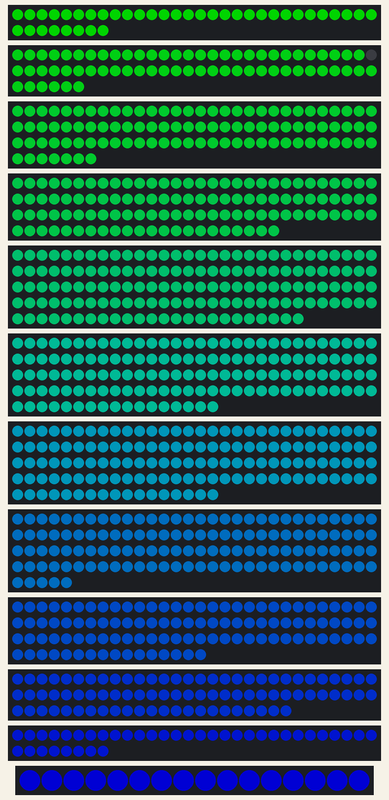
Recording of a sketch running on a simulated Arduino Mega 2560, built with avr-gcc and run on an emulated ATmega2560. Parts: 2 × 38 RGB LEDs in strip order, left to right, continuing on the next row, 66 RGB LEDs in strip order, left to right, continuing on the next row, 97 RGB LEDs in strip order, left to right, continuing on the next row, 112 RGB LEDs in strip order, left to right, continuing on the next row, 144 RGB LEDs in strip order, left to right, continuing on the next row, 2 × 137 RGB LEDs in strip order, left to right, continuing on the next row, 125 RGB LEDs in strip order, left to right, continuing on the next row, 106 RGB LEDs in strip order, left to right, continuing on the next row, 83 RGB LEDs in strip order, left to right, continuing on the next row, 16 RGB LEDs in strip order, left to right. Dim RGB values are drawn brighter than linear.

Above: at 0.9 s.
At 3.7 s:
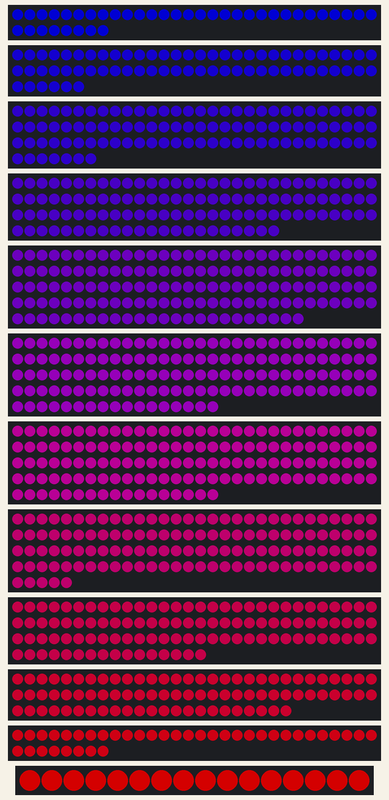
At 6.4 s:
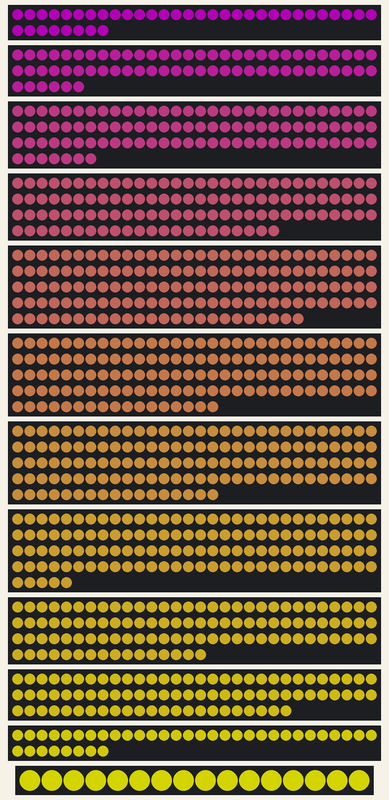
At 13.4 s:
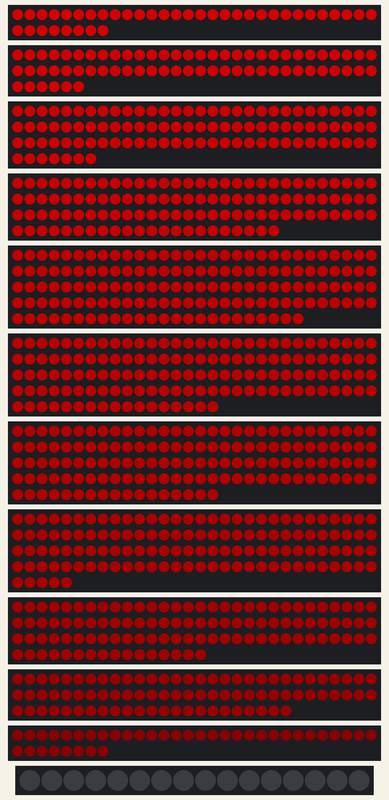
At 19.0 s:
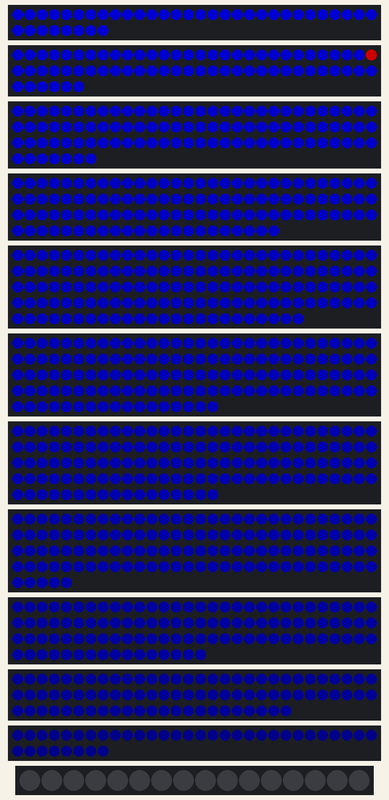
At 37.1 s:
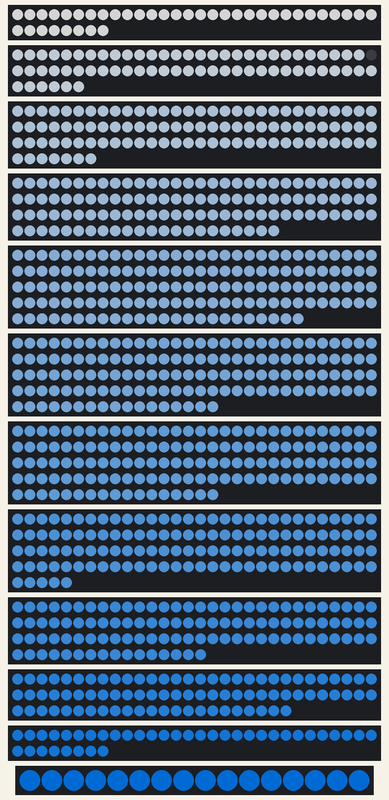

Measured:
- what the display in image 0 shows lasts 2.1 s, from 0.8 s to 2.9 s

The sketch:

assignShape.ino
```cpp
#include <Adafruit_NeoPixel.h>
#ifdef __AVR__
  #include <avr/power.h>
#endif

Adafruit_NeoPixel layer0 = Adafruit_NeoPixel(38, 2);
Adafruit_NeoPixel layer1 = Adafruit_NeoPixel(66, 3);
Adafruit_NeoPixel layer2 = Adafruit_NeoPixel(97, 4);
Adafruit_NeoPixel layer3 = Adafruit_NeoPixel(112, 5);
Adafruit_NeoPixel layer4 = Adafruit_NeoPixel(144, 6);
Adafruit_NeoPixel layer5 = Adafruit_NeoPixel(137, 7);
Adafruit_NeoPixel layer6 = Adafruit_NeoPixel(137, 8);
Adafruit_NeoPixel layer7 = Adafruit_NeoPixel(125, 9);
Adafruit_NeoPixel layer8 = Adafruit_NeoPixel(106, 10);
Adafruit_NeoPixel layer9 = Adafruit_NeoPixel(83, 11);
Adafruit_NeoPixel layer10 = Adafruit_NeoPixel(38, 12);
Adafruit_NeoPixel layer11 = Adafruit_NeoPixel(16, 13);
Adafruit_NeoPixel c = Adafruit_NeoPixel(1,0);

float r1, r2, g1, g2, b1, b2;
float rSlope, gSlope, bSlope;
uint32_t curColor;

void setup()
{
  uint8_t  brightness = 128;

  layer0.begin();
  layer0.setBrightness(brightness);
  layer0.show();

  layer1.begin();
  layer1.setBrightness(brightness);
  layer1.show();

  layer2.begin();
  layer2.setBrightness(brightness);
  layer2.show();

  layer3.begin();
  layer3.setBrightness(brightness);
  layer3.show();

  layer4.begin();
  layer4.setBrightness(brightness);
  layer4.show();

  layer5.begin();
  layer5.setBrightness(brightness);
  layer5.show();

  layer6.begin();
  layer6.setBrightness(brightness);
  layer6.show();

  layer7.begin();
  layer7.setBrightness(brightness);
  layer7.show();

  layer8.begin();
  layer8.setBrightness(brightness);
  layer8.show();

  layer9.begin();
  layer9.setBrightness(brightness);
  layer9.show();

  layer10.begin();
  layer10.setBrightness(brightness);
  layer10.show();

  layer11.begin();
  layer11.setBrightness(brightness);
  layer11.show();

}

void loop() {

  uint32_t exDelay = 2000;

  chickenEx(40, c.Color(0, 0, 255), c.Color(0, 255, 0));
  delay(exDelay);
  wraithEx(40, c.Color(255, 0, 0), c.Color(0, 0, 255));
  delay(exDelay);
  wraithEx(40, c.Color(255, 255, 0), c.Color(128, 0, 128));
  delay(exDelay);
  singleColorExpand(c.Color(0, 0, 0));
  delay(500);
  chickenEx(40, c.Color(0, 128, 255), c.Color(255, 255, 255));
  delay(exDelay);
  wraithEx(40, c.Color(0, 0, 0), c.Color(255, 0, 0));
  delay(exDelay);
  chickenEx(40, c.Color(0, 255, 255), c.Color(255, 0, 255));
  delay(exDelay);
  chickenEx(40, c.Color(0, 0, 0), c.Color(0, 0, 255));
  delay(exDelay);
  wraithEx(40, c.Color(255, 70, 0), c.Color(0, 255, 213));
  delay(exDelay);
  singleColorExpand(c.Color(255, 255, 255));
  delay(exDelay);
}


void chickenEx(uint8_t exDelay, uint32_t exColor1, uint32_t exColor2)
{
  calcComp(exColor1, exColor2);
  calcSlopes(11);

  assignShape(10, 1, c.Color(r1+rSlope, g1+gSlope, b1+bSlope));
  showLayer(10);
  delay(exDelay);
  assignShape(9, 1, c.Color(r1+rSlope*2, g1+gSlope*2, b1+bSlope*2));
  showLayer(9);
  delay(exDelay);
  assignShape(8, 0, c.Color(r1+rSlope*3, g1+gSlope*3, b1+bSlope*3));
  layer8.show();
  delay(exDelay);
  assignShape(7, 0, c.Color(r1+rSlope*4, g1+gSlope*4, b1+bSlope*4));
  showLayer(7);
  delay(exDelay);
  assignShape(6, 0, c.Color(r1+rSlope*5, g1+gSlope*5, b1+bSlope*5));
  showLayer(6);
  delay(exDelay);
  assignShape(6, 1, c.Color(r1+rSlope*5, g1+gSlope*5, b1+bSlope*5));
  assignShape(5, 2, c.Color(r1+rSlope*6, g1+gSlope*6, b1+bSlope*6));
  showLayer(6);
  showLayer(5);
  delay(exDelay);
  assignShape(5, 3, c.Color(r1+rSlope*6, g1+gSlope*6, b1+bSlope*6));
  assignShape(4, 0, c.Color(r1+rSlope*7, g1+gSlope*7, b1+bSlope*7));
  assignShape(7, 1, c.Color(r1+rSlope*4, g1+gSlope*4, b1+bSlope*4));
  showLayer(5);
  showLayer(4);
  showLayer(7);
  delay(exDelay);
  assignShape(3, 0, c.Color(r1+rSlope*8, g1+gSlope*8, b1+bSlope*8));
  assignShape(4, 1, c.Color(r1+rSlope*7, g1+gSlope*7, b1+bSlope*7));
  assignShape(8, 1, c.Color(r1+rSlope*3, g1+gSlope*3, b1+bSlope*3));
  showLayer(3);
  showLayer(4);
  showLayer(8);
  delay(exDelay);
  assignShape(9, 2, c.Color(r1+rSlope*2, g1+gSlope*2, b1+bSlope*2));
  assignShape(4, 2, c.Color(r1+rSlope*7, g1+gSlope*7, b1+bSlope*7));
  assignShape(2, 0, c.Color(r1+rSlope*9, g1+gSlope*9, b1+bSlope*9));
  assignShape(2, 1, c.Color(r1+rSlope*9, g1+gSlope*9, b1+bSlope*9));
  showLayer(9);
  showLayer(4);
  showLayer(2);
  delay(exDelay);
  assignShape(5, 0, c.Color(r1+rSlope*6, g1+gSlope*6, b1+bSlope*6));
  assignShape(5, 1, c.Color(r1+rSlope*6, g1+gSlope*6, b1+bSlope*6));
  assignShape(1, 0, c.Color(r1+rSlope*10, g1+gSlope*10, b1+bSlope*10));
  assignShape(1, 1, c.Color(r1+rSlope*10, g1+gSlope*10, b1+bSlope*10));
  showLayer(1);
  showLayer(5);
  delay(exDelay);
  assignShape(0, 0, c.Color(r1+rSlope*11, g1+gSlope*11, b1+bSlope*11));
  assignShape(4, 3, c.Color(r1+rSlope*7, g1+gSlope*7, b1+bSlope*7));
  assignShape(6, 2, c.Color(r1+rSlope*5, g1+gSlope*5, b1+bSlope*5));
  assignShape(6, 3, c.Color(r1+rSlope*5, g1+gSlope*5, b1+bSlope*5));
  showLayer(0);
  showLayer(4);
  showLayer(6);
  delay(exDelay);
  assignShape(7, 2, c.Color(r1+rSlope*4, g1+gSlope*4, b1+bSlope*4));
  assignShape(7, 3, c.Color(r1+rSlope*4, g1+gSlope*4, b1+bSlope*4));
  assignShape(3, 1, c.Color(r1+rSlope*8, g1+gSlope*8, b1+bSlope*8));
  showLayer(3);
  showLayer(7);
  delay(exDelay);
  assignShape(8, 2, c.Color(r1+rSlope*3, g1+gSlope*3, b1+bSlope*3));
  assignShape(8, 3, c.Color(r1+rSlope*3, g1+gSlope*3, b1+bSlope*3));
  assignShape(2, 2, c.Color(r1+rSlope*9, g1+gSlope*9, b1+bSlope*9));
  showLayer(2);
  showLayer(8);
  delay(exDelay);
  assignShape(9, 0, c.Color(r1+rSlope*2, g1+gSlope*2, b1+bSlope*2));
  assignShape(1, 2, c.Color(r1+rSlope*10, g1+gSlope*10, b1+bSlope*10));
  showLayer(1);
  showLayer(9);
  delay(exDelay);
  assignShape(0, 1, c.Color(r1+rSlope*11, g1+gSlope*11, b1+bSlope*11));
  assignShape(10, 0, c.Color(r1+rSlope, g1+gSlope, b1+bSlope));
  showLayer(0);
  showLayer(10);
  delay(exDelay);
  assignShape(11, 0, c.Color(r1, g1, b1));
  showLayer(11);
  delay(exDelay);
}

void wraithEx(uint8_t exDelay, uint32_t exColor1, uint32_t exColor2)
{
  calcComp(exColor1, exColor2);
  calcSlopes(11);

  assignShape(11, 0, c.Color(r1, g1, b1));
  showLayer(11);
  delay(exDelay);
  assignShape(10, 0, c.Color(r1+rSlope, g1+gSlope, b1+bSlope));
  showLayer(10);
  delay(exDelay);
  assignShape(9, 0, c.Color(r1+rSlope*2, g1+gSlope*2, b1+bSlope*2));
  showLayer(9);
  delay(exDelay);
  assignShape(8, 2, c.Color(r1+rSlope*3, g1+gSlope*3, b1+bSlope*3));
  layer8.show();
  delay(exDelay);
  assignShape(7, 2, c.Color(r1+rSlope*4, g1+gSlope*4, b1+bSlope*4));
  showLayer(7);
  delay(exDelay);
  assignShape(6, 2, c.Color(r1+rSlope*5, g1+gSlope*5, b1+bSlope*5));
  assignShape(6, 3, c.Color(r1+rSlope*5, g1+gSlope*5, b1+bSlope*5));
  showLayer(6);
  delay(exDelay);
  assignShape(7, 3, c.Color(r1+rSlope*4, g1+gSlope*4, b1+bSlope*4));
  assignShape(5, 0, c.Color(r1+rSlope*6, g1+gSlope*6, b1+bSlope*6));
  assignShape(5, 1, c.Color(r1+rSlope*6, g1+gSlope*6, b1+bSlope*6));
  showLayer(7);
  showLayer(5);
  delay(exDelay);
  assignShape(8, 3, c.Color(r1+rSlope*3, g1+gSlope*3, b1+bSlope*3));
  assignShape(4, 3, c.Color(r1+rSlope*7, g1+gSlope*7, b1+bSlope*7));
  assignShape(4, 2, c.Color(r1+rSlope*7, g1+gSlope*7, b1+bSlope*7));
  showLayer(8);
  showLayer(4);
  delay(exDelay);
  assignLayer(3, c.Color(r1+rSlope*8, g1+gSlope*8, b1+bSlope*8));
  showLayer(3);
  delay(exDelay);
  assignLayer(2, c.Color(r1+rSlope*9, g1+gSlope*9, b1+bSlope*9));
  assignShape(4, 0, c.Color(r1+rSlope*7, g1+gSlope*7, b1+bSlope*7));
  showLayer(2);
  showLayer(4);
  delay(exDelay);
  assignLayer(1, c.Color(r1+rSlope*10, g1+gSlope*10, b1+bSlope*10));
  assignShape(5, 2, c.Color(r1+rSlope*6, g1+gSlope*6, b1+bSlope*6));
  showLayer(1);
  showLayer(5);
  delay(exDelay);
  assignLayer(0, c.Color(r1+rSlope*11, g1+gSlope*11, b1+bSlope*11));
  assignLayer(6, c.Color(r1+rSlope*5, g1+gSlope*5, b1+bSlope*5));
  showLayer(0);
  showLayer(6);
  delay(exDelay);
  assignLayer(7, c.Color(r1+rSlope*4, g1+gSlope*4, b1+bSlope*4));
  assignShape(5, 3, c.Color(r1+rSlope*6, g1+gSlope*6, b1+bSlope*6));
  showLayer(5);
  showLayer(7);
  delay(exDelay);
  assignLayer(8, c.Color(r1+rSlope*3, g1+gSlope*3, b1+bSlope*3));
  assignShape(4, 1, c.Color(r1+rSlope*7, g1+gSlope*7, b1+bSlope*7));
  showLayer(8);
  showLayer(4);
  delay(exDelay);
  assignLayer(9, c.Color(r1+rSlope*2, g1+gSlope*2, b1+bSlope*2));
  showLayer(9);
  delay(exDelay);
  assignLayer(10, c.Color(r1+rSlope, g1+gSlope, b1+bSlope));
  showLayer(10);
  delay(exDelay);
}


void singleColorExpand(uint32_t eColor)
{
  for (int l=0; l<=11; l++)
  {
    assignLayer(l, eColor);
    showAll();
    delay(20);
  }
}

void assignShape(int layer, int shape, uint32_t displayColor)
{
  int shapeCounter;

  switch(layer)
  {
    case 0:
    switch(shape)
    {
      case 0:
      //Canyon 0
      for(shapeCounter=0; shapeCounter<26; shapeCounter++) {
        layer0.setPixelColor(shapeCounter, displayColor);
      }
      break;

      case 1:
      //Big Lake 0
      for(shapeCounter=26; shapeCounter<38; shapeCounter++) {
        layer0.setPixelColor(shapeCounter, displayColor);
      }
      break;
    }
    break;

    case 1:
    switch(shape)
    {
      case 0:
      //Canyon 1
      for(shapeCounter=0; shapeCounter<29; shapeCounter++) {
        layer1.setPixelColor(shapeCounter, displayColor);
      }
      break;

      case 1:
      //Small Lake 1
      for(shapeCounter=30; shapeCounter<43; shapeCounter++) {
        layer1.setPixelColor(shapeCounter, displayColor);
      }
      break;

      case 2:
      //Big Lake 1
      for(shapeCounter=43; shapeCounter<66; shapeCounter++) {
      layer1.setPixelColor(shapeCounter, displayColor);
      }
      break;
    }
    break;


    case 2:
    switch(shape)
    {
      case 0:
      //Canyon 2
      for(shapeCounter=0; shapeCounter<36; shapeCounter++) {
        layer2.setPixelColor(shapeCounter, displayColor);
      }
      break;

      case 1:
      //Small Lake 2
      for(shapeCounter=36; shapeCounter<61; shapeCounter++) {
        layer2.setPixelColor(shapeCounter, displayColor);
      }
      break;

      case 2:
      //Big Lake 2
      for(shapeCounter=61; shapeCounter<97; shapeCounter++) {
        layer2.setPixelColor(shapeCounter, displayColor);
      }
      break;
    }
    break;

    case 3:
    switch(shape)
    {
      case 0:
      //Canyon 3
      for(shapeCounter=0; shapeCounter<73; shapeCounter++) {
        layer3.setPixelColor(shapeCounter, displayColor);
      }
      break;

      case 1:
      //Big Lake 3
      for(shapeCounter=73; shapeCounter<112; shapeCounter++) {
        layer3.setPixelColor(shapeCounter, displayColor);
      }
      break;
    }
    break;

    case 4:
    switch(shape)
    {
      case 0:
      //West Ridge 4
      for(shapeCounter=0; shapeCounter<41; shapeCounter++) {
        layer4.setPixelColor(shapeCounter, displayColor);
      }
      break;

      case 1:
      //SL West 4
      for(shapeCounter=41; shapeCounter<54; shapeCounter++) {
        layer4.setPixelColor(shapeCounter, displayColor);
      }
      break;

      case 2:
      //East Ridge 4
      for(shapeCounter=54; shapeCounter<100; shapeCounter++) {
        layer4.setPixelColor(shapeCounter, displayColor);
      }
      break;

      case 3:
      //Big Lake 4
      for(shapeCounter=100; shapeCounter<144; shapeCounter++) {
        layer4.setPixelColor(shapeCounter, displayColor);
      }
      break;
    }
    break;

    case 5:
    switch(shape)
    {
      case 0:
      //West Ridge 5
      for(shapeCounter=0; shapeCounter<46; shapeCounter++) {
        layer5.setPixelColor(shapeCounter, displayColor);
      }
      break;

      case 1:
      //Big Lake 5
      for(shapeCounter=46; shapeCounter<78; shapeCounter++) {
        layer5.setPixelColor(shapeCounter, displayColor);
      }
      break;

      case 2:
      //East Ridge 5
      for(shapeCounter=78; shapeCounter<117; shapeCounter++) {
        layer5.setPixelColor(shapeCounter, displayColor);
      }
      break;

      case 3:
      //SL West 5
      for(shapeCounter=117; shapeCounter<137; shapeCounter++) {
        layer5.setPixelColor(shapeCounter, displayColor);
      }
      break;
    }
    break;

    case 6:
    switch(shape)
    {
      case 0:
      //Chicken 6
      for(shapeCounter=0; shapeCounter<33; shapeCounter++) {
        layer6.setPixelColor(shapeCounter, displayColor);
      }
      break;

      case 1:
      //Squid 6
      for(shapeCounter=33; shapeCounter<68; shapeCounter++) {
        layer6.setPixelColor(shapeCounter, displayColor);
      }
      break;

      case 2:
      //Wraith 6
      for(shapeCounter=68; shapeCounter<117; shapeCounter++) {
        layer6.setPixelColor(shapeCounter, displayColor);
      }
      break;

      case 3:
      //Sm Mtn 6
      for(shapeCounter=117; shapeCounter<137; shapeCounter++) {
        layer6.setPixelColor(shapeCounter, displayColor);
      }
      break;
    }
    break;

    case 7:
    switch(shape)
    {
      case 0:
      //Chicken 7
      for(shapeCounter=0; shapeCounter<34; shapeCounter++) {
        layer7.setPixelColor(shapeCounter, displayColor);
      }
      break;

      case 1:
      //Squid 7
      for(shapeCounter=34; shapeCounter<68; shapeCounter++) {
        layer7.setPixelColor(shapeCounter, displayColor);
      }
      break;

      case 2:
      //Wraith 7
      for(shapeCounter=68; shapeCounter<113; shapeCounter++) {
        layer7.setPixelColor(shapeCounter, displayColor);
      }
      break;

      case 3:
      //Sm Mtn 7
      for(shapeCounter=113; shapeCounter<125; shapeCounter++) {
        layer7.setPixelColor(shapeCounter, displayColor);
      }
      break;
    }
    break;

    case 8:
    switch(shape)
    {
      case 0:
      //Chicken 8
      for(shapeCounter=0; shapeCounter<29; shapeCounter++) {
        layer8.setPixelColor(shapeCounter, displayColor);
      }
      break;

      case 1:
      //Squid 8
      for(shapeCounter=29; shapeCounter<57; shapeCounter++) {
        layer8.setPixelColor(shapeCounter, displayColor);
      }
      break;

      case 2:
      //Wraith 8
      for(shapeCounter=57; shapeCounter<98; shapeCounter++) {
        layer8.setPixelColor(shapeCounter, displayColor);
      }
      break;

      case 3:
      //Sm Mtn 8
      for(shapeCounter=98; shapeCounter<106; shapeCounter++) {
        layer8.setPixelColor(shapeCounter, displayColor);
      }
      break;
    }
    break;

    case 9:
    switch(shape)
    {
      case 0:
      //Wraith 9
      for(shapeCounter=0; shapeCounter<48; shapeCounter++) {
        layer9.setPixelColor(shapeCounter, displayColor);
      }
      break;

      case 1:
      //Chicken 9
      for(shapeCounter=48; shapeCounter<64; shapeCounter++) {
        layer9.setPixelColor(shapeCounter, displayColor);
      }
      break;

      case 2:
      //Squid 9
      for(shapeCounter=64; shapeCounter<83; shapeCounter++) {
        layer9.setPixelColor(shapeCounter, displayColor);
      }
      break;
    }
    break;

    case 10:
    switch(shape)
    {
      case 0:
      //Wraith 10
      for(shapeCounter=0; shapeCounter<27; shapeCounter++) {
        layer10.setPixelColor(shapeCounter, displayColor);
      }
      break;

      case 1:
      //Chicken 10
      for(shapeCounter=27; shapeCounter<38; shapeCounter++) {
        layer10.setPixelColor(shapeCounter, displayColor);
      }
      break;
    }
    break;

    case 11:
    //Wraith 11
          for(shapeCounter=0; shapeCounter<16; shapeCounter++) {
            layer11.setPixelColor(shapeCounter, displayColor);
          }
    break;

  }
}
void waveUp(int waves, int fadeSteps, uint32_t wait, uint32_t tColor1, uint32_t tColor2)
{
  calcComp(tColor1, tColor2);
  calcSlopes(fadeSteps);
  for (int j=0; j<waves; j++)
  {
    for (int m=0; m<=fadeSteps; m++)
    {
      for (int h=0; h<=12; h=h+waves)
      {
        assignLayer(h+j, c.Color(r1+m*rSlope, g1+m*gSlope, b1+m*bSlope));
        showLayer(h+j);
        if((h+j)==0)
        {
          assignLayer(11, c.Color(r2-m*rSlope, g2-m*gSlope, b2-m*bSlope));
          showLayer(11);
        }
        else

        {
          assignLayer(h+j-1, c.Color(r2-m*rSlope, g2-m*gSlope, b2-m*bSlope));
          showLayer(h+j-1);
        }

        delay(wait);
      }
    }
  }
}

void assignLayer(int layer, uint32_t displayColor)
{
  int i;

  switch(layer) {
    case 0:
      for(i=0; i<38; i++) {
        layer0.setPixelColor(i, displayColor);
      }
      break;

    case 1:
      for(i=0; i<66; i++) {
        layer1.setPixelColor(i, displayColor);
      }
      break;

    case 2:
      for(i=0; i<97; i++) {
        layer2.setPixelColor(i, displayColor);
      }
      break;

    case 3:
      for(i=0; i<112; i++) {
        layer3.setPixelColor(i, displayColor);
      }
      break;

    case 4:
      for(i=0; i<144; i++) {
        layer4.setPixelColor(i, displayColor);
      }
      break;

    case 5:
      for(i=0; i<137; i++) {
        layer5.setPixelColor(i, displayColor);
      }
      break;

    case 6:
      for(i=0; i<137; i++) {
        layer6.setPixelColor(i, displayColor);
      }
      break;

    case 7:
      for(i=0; i<125; i++) {
        layer7.setPixelColor(i, displayColor);
      }
      break;

    case 8:
      for(i=0; i<106; i++) {
        layer8.setPixelColor(i, displayColor);
      }
      break;

    case 9:
      for(i=0; i<83; i++) {
        layer9.setPixelColor(i, displayColor);
      }
      break;

    case 10:
      for(i=0; i<38; i++) {
        layer10.setPixelColor(i, displayColor);
      }
      break;

    case 11:
      for(i=0; i<16; i++) {
        layer11.setPixelColor(i, displayColor);
      }
      break;

    default:
      break;
  }
}

void showLayer(int layer)
{
  switch(layer)
  {
    case 0:
    layer0.show();
    break;

   case 1:
    layer1.show();
    break;

   case 2:
    layer2.show();
    break;

   case 3:
    layer3.show();
    break;

   case 4:
    layer4.show();
    break;

   case 5:
    layer5.show();
    break;

   case 6:
    layer6.show();
    break;

   case 7:
    layer7.show();
    break;

   case 8:
    layer8.show();
    break;

   case 9:
    layer9.show();
    break;

   case 10:
    layer10.show();
    break;

   case 11:
    layer11.show();
    break;

    default:
    break;
  }

}

void showAll()
{
  layer0.show();
  layer1.show();
  layer2.show();
  layer3.show();
  layer4.show();
  layer5.show();
  layer6.show();
  layer7.show();
  layer8.show();
  layer9.show();
  layer10.show();
  layer11.show();
}

void calcComp(uint32_t ccColor1, uint32_t ccColor2)
{
  r1 = (ccColor1 & 0xff0000)/(0x10000);
  g1 = (ccColor1 & 0xff00)/(0x100);
  b1 = (ccColor1 & 0xff);

  r2 = (ccColor2 & 0xff0000)/(0x10000);
  g2 = (ccColor2 & 0xff00)/(0x100);
  b2 = (ccColor2 & 0xff);
}

void calcSlopes(int slopeSteps) {

  rSlope = (r2-r1)/slopeSteps;
  gSlope = (g2-g1)/slopeSteps;
  bSlope = (b2-b1)/slopeSteps;

}
```
